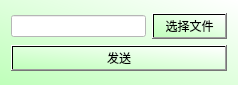
<?xml version="1.0" encoding="UTF-8"?>
<ui version="4.0">
 <class>SendFiles</class>
 <widget class="QDialog" name="SendFiles">
  <property name="geometry">
   <rect>
    <x>0</x>
    <y>0</y>
    <width>238</width>
    <height>85</height>
   </rect>
  </property>
  <property name="windowTitle">
   <string>Dialog</string>
  </property>
  <property name="styleSheet">
   <string notr="true">background-color: qlineargradient(spread:pad, x1:0, y1:1, x2:1, y2:0, stop:0 rgba(191, 255, 186, 255), stop:1 rgba(255, 255, 255, 255));</string>
  </property>
  <layout class="QVBoxLayout" name="verticalLayout_2">
   <item>
    <layout class="QVBoxLayout" name="verticalLayout">
     <item>
      <layout class="QHBoxLayout" name="horizontalLayout">
       <item>
        <widget class="QLineEdit" name="lineEdit">
         <property name="styleSheet">
          <string notr="true">background-color: rgb(255, 255, 255);</string>
         </property>
        </widget>
       </item>
       <item>
        <widget class="QPushButton" name="choose">
         <property name="text">
          <string>选择文件</string>
         </property>
        </widget>
       </item>
      </layout>
     </item>
     <item>
      <widget class="QPushButton" name="send">
       <property name="text">
        <string>发送</string>
       </property>
      </widget>
     </item>
    </layout>
   </item>
  </layout>
 </widget>
 <resources/>
 <connections/>
</ui>
